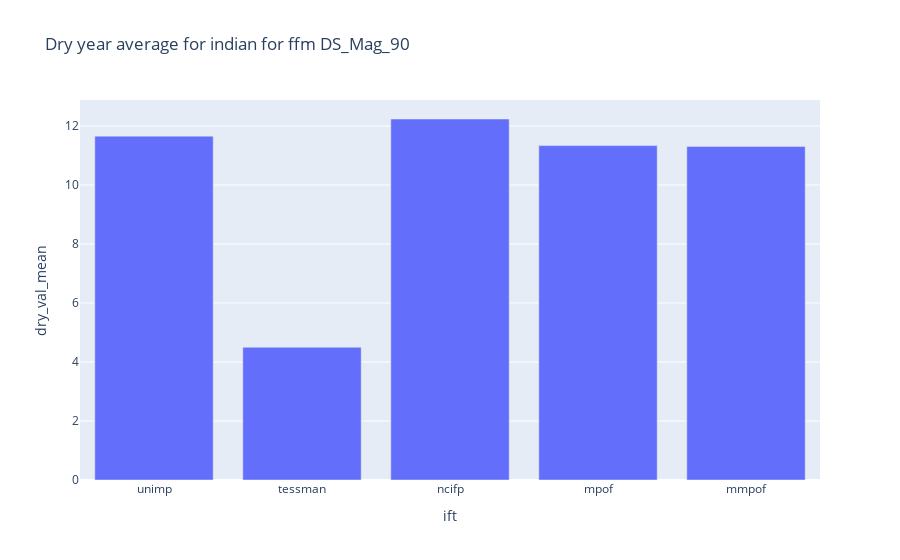

This figure's notebook cell:
### Code cell
stream = 'indian'
ffm = 'DS_Mag_90'
df5 = df4.loc[(df4.ffm == ffm) & (df4.stream == stream)]
# Simple bar chart
fig = px.bar(df5, x="ift", y="dry_val_mean", title='Dry year average for {} for ffm {}'.format(stream,ffm))
fig.show()

### Figure 1 — Plotly figure (JSON) as saved in the notebook; plotly's stock layout.template omitted (floating-point values rounded to 4 significant figures)
{"data": [{"alignmentgroup": "True", "hoverlabel": {"namelength": 0}, "hovertemplate": "ift=%{x}<br>dry_val_mean=%{y}", "legendgroup": "", "marker": {"color": "#636efa"}, "name": "", "offsetgroup": "", "orientation": "v", "showlegend": false, "textposition": "auto", "type": "bar", "x": ["unimp", "tessman", "ncifp", "mpof", "mmpof"], "xaxis": "x", "y": [11.66, 4.5, 12.24, 11.33, 11.31], "yaxis": "y"}], "layout": {"barmode": "relative", "legend": {"tracegroupgap": 0}, "title": {"text": "Dry year average for indian for ffm DS_Mag_90"}, "xaxis": {"anchor": "y", "domain": [0, 1], "title": {"text": "ift"}}, "yaxis": {"anchor": "x", "domain": [0, 1], "title": {"text": "dry_val_mean"}}}}
